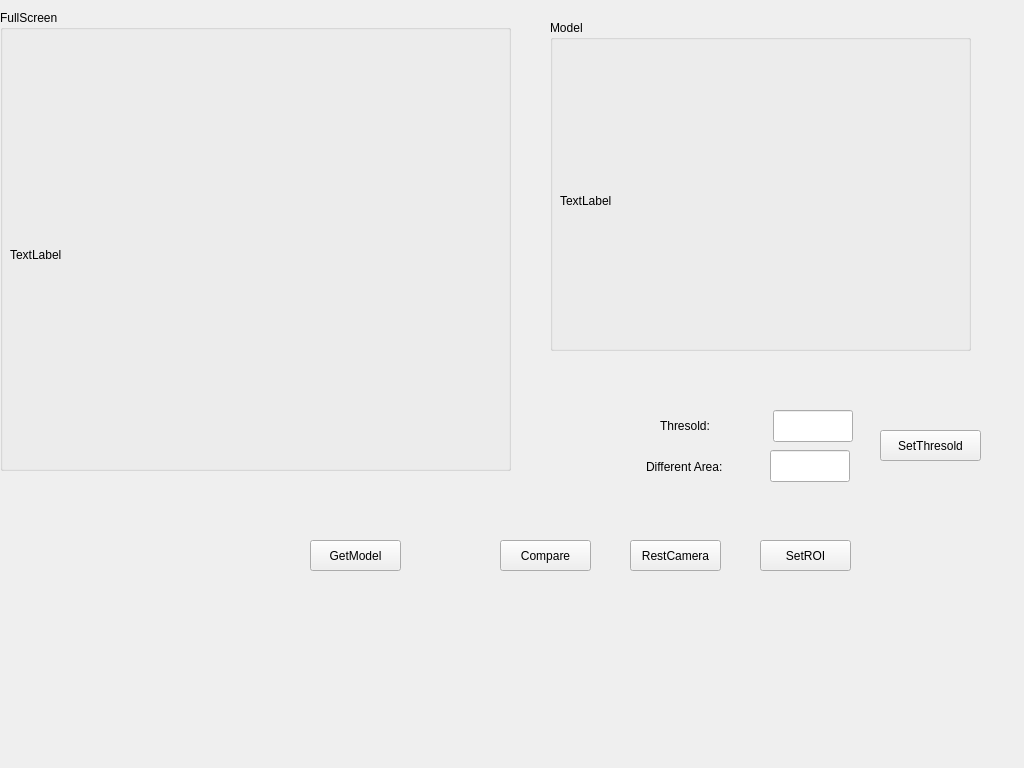
    <widget class="QWidget" name="tabCamera">
     <property name="sizePolicy">
      <sizepolicy hsizetype="Expanding" vsizetype="Expanding">
       <horstretch>0</horstretch>
       <verstretch>0</verstretch>
      </sizepolicy>
     </property>
     <property name="minimumSize">
      <size>
       <width>1024</width>
       <height>768</height>
      </size>
     </property>
     <property name="maximumSize">
      <size>
       <width>1024</width>
       <height>768</height>
      </size>
     </property>
     <attribute name="title">
      <string>Camera</string>
     </attribute>
     <widget class="QGroupBox" name="groupBox_14">
      <property name="geometry">
       <rect>
        <x>0</x>
        <y>10</y>
        <width>511</width>
        <height>461</height>
       </rect>
      </property>
      <property name="title">
       <string>FullScreen</string>
      </property>
      <widget class="DvLabel" name="fullImage">
       <property name="geometry">
        <rect>
         <x>10</x>
         <y>40</y>
         <width>490</width>
         <height>410</height>
        </rect>
       </property>
       <property name="minimumSize">
        <size>
         <width>490</width>
         <height>410</height>
        </size>
       </property>
       <property name="maximumSize">
        <size>
         <width>490</width>
         <height>410</height>
        </size>
       </property>
       <property name="text">
        <string>TextLabel</string>
       </property>
       <property name="scaledContents">
        <bool>true</bool>
       </property>
      </widget>
     </widget>
     <widget class="QGroupBox" name="groupBox_15">
      <property name="geometry">
       <rect>
        <x>550</x>
        <y>20</y>
        <width>421</width>
        <height>331</height>
       </rect>
      </property>
      <property name="title">
       <string>Model</string>
      </property>
      <widget class="QLabel" name="modelImage">
       <property name="geometry">
        <rect>
         <x>10</x>
         <y>40</y>
         <width>401</width>
         <height>281</height>
        </rect>
       </property>
       <property name="text">
        <string>TextLabel</string>
       </property>
       <property name="scaledContents">
        <bool>true</bool>
       </property>
      </widget>
     </widget>
     <widget class="QPushButton" name="btnGetImage">
      <property name="geometry">
       <rect>
        <x>310</x>
        <y>540</y>
        <width>91</width>
        <height>31</height>
       </rect>
      </property>
      <property name="text">
       <string>GetModel</string>
      </property>
     </widget>
     <widget class="QPushButton" name="btnSaveModel">
      <property name="geometry">
       <rect>
        <x>500</x>
        <y>540</y>
        <width>91</width>
        <height>31</height>
       </rect>
      </property>
      <property name="text">
       <string>Compare</string>
      </property>
     </widget>
     <widget class="QPushButton" name="btnRestCamera">
      <property name="geometry">
       <rect>
        <x>630</x>
        <y>540</y>
        <width>91</width>
        <height>31</height>
       </rect>
      </property>
      <property name="text">
       <string>RestCamera</string>
      </property>
     </widget>
     <widget class="QPushButton" name="btnSetRoi">
      <property name="geometry">
       <rect>
        <x>760</x>
        <y>540</y>
        <width>91</width>
        <height>31</height>
       </rect>
      </property>
      <property name="text">
       <string>SetROI</string>
      </property>
     </widget>
     <widget class="QLineEdit" name="lineThresold">
      <property name="geometry">
       <rect>
        <x>773</x>
        <y>410</y>
        <width>80</width>
        <height>32</height>
       </rect>
      </property>
      <property name="maximumSize">
       <size>
        <width>80</width>
        <height>16777215</height>
       </size>
      </property>
     </widget>
     <widget class="QLabel" name="label_14">
      <property name="geometry">
       <rect>
        <x>660</x>
        <y>410</y>
        <width>107</width>
        <height>32</height>
       </rect>
      </property>
      <property name="text">
       <string>Thresold:</string>
      </property>
     </widget>
     <widget class="QLineEdit" name="lineDiffArea">
      <property name="geometry">
       <rect>
        <x>770</x>
        <y>450</y>
        <width>80</width>
        <height>32</height>
       </rect>
      </property>
      <property name="maximumSize">
       <size>
        <width>80</width>
        <height>16777215</height>
       </size>
      </property>
     </widget>
     <widget class="QLabel" name="label_15">
      <property name="geometry">
       <rect>
        <x>646</x>
        <y>451</y>
        <width>111</width>
        <height>31</height>
       </rect>
      </property>
      <property name="text">
       <string>Different Area:</string>
      </property>
     </widget>
     <widget class="QPushButton" name="btnSetThresold">
      <property name="geometry">
       <rect>
        <x>880</x>
        <y>430</y>
        <width>101</width>
        <height>31</height>
       </rect>
      </property>
      <property name="text">
       <string>SetThresold</string>
      </property>
     </widget>
    </widget>
